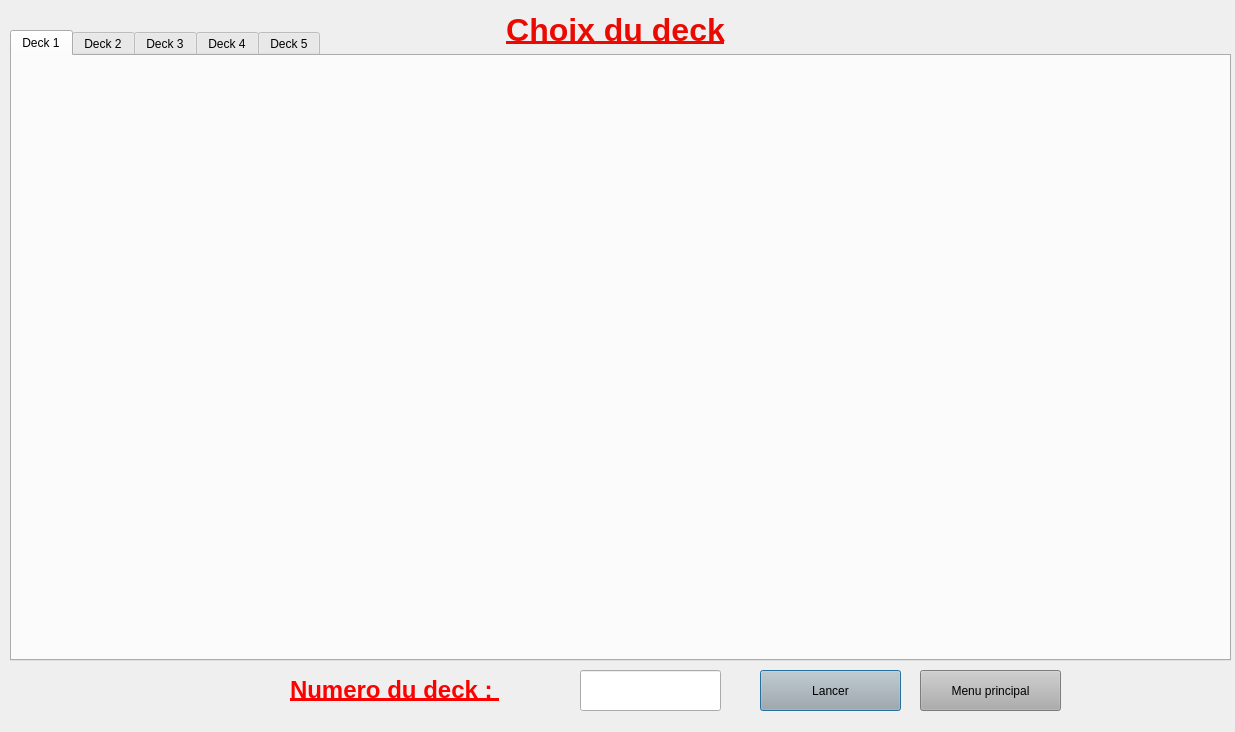
<?xml version="1.0" encoding="UTF-8"?>
<ui version="4.0">
 <class>choseDeckDialog</class>
 <widget class="QDialog" name="choseDeckDialog">
  <property name="geometry">
   <rect>
    <x>0</x>
    <y>0</y>
    <width>1235</width>
    <height>732</height>
   </rect>
  </property>
  <property name="windowTitle">
   <string>Choix du deck</string>
  </property>
  <property name="windowIcon">
   <iconset>
    <normaloff>img/wizardPokerLogo.png</normaloff>img/wizardPokerLogo.png</iconset>
  </property>
  <property name="styleSheet">
   <string notr="true">background: url(:/img/img/menuBg.png)</string>
  </property>
  <widget class="QLabel" name="label">
   <property name="geometry">
    <rect>
     <x>0</x>
     <y>0</y>
     <width>1231</width>
     <height>61</height>
    </rect>
   </property>
   <property name="styleSheet">
    <string notr="true">background: transparent</string>
   </property>
   <property name="text">
    <string>&lt;html&gt;&lt;head/&gt;&lt;body&gt;&lt;p align=&quot;center&quot;&gt;&lt;span style=&quot; font-size:24pt; font-weight:600; text-decoration: underline; color:#eb0901;&quot;&gt;Choix du deck&lt;/span&gt;&lt;/p&gt;&lt;/body&gt;&lt;/html&gt;</string>
   </property>
  </widget>
  <widget class="QLineEdit" name="chosenDeck">
   <property name="geometry">
    <rect>
     <x>580</x>
     <y>670</y>
     <width>141</width>
     <height>41</height>
    </rect>
   </property>
  </widget>
  <widget class="QLabel" name="label_12">
   <property name="geometry">
    <rect>
     <x>290</x>
     <y>670</y>
     <width>251</width>
     <height>41</height>
    </rect>
   </property>
   <property name="styleSheet">
    <string notr="true">background: transparent</string>
   </property>
   <property name="text">
    <string>&lt;html&gt;&lt;head/&gt;&lt;body&gt;&lt;p&gt;&lt;span style=&quot; font-size:18pt; font-weight:600; text-decoration: underline; color:#ff0000;&quot;&gt;Numero du deck : &lt;/span&gt;&lt;/p&gt;&lt;/body&gt;&lt;/html&gt;</string>
   </property>
  </widget>
  <widget class="QPushButton" name="lancerButton">
   <property name="geometry">
    <rect>
     <x>760</x>
     <y>670</y>
     <width>141</width>
     <height>41</height>
    </rect>
   </property>
   <property name="styleSheet">
    <string notr="true">background: rgb(173, 173, 173)</string>
   </property>
   <property name="text">
    <string>Lancer</string>
   </property>
  </widget>
  <widget class="QTabWidget" name="tabWidget">
   <property name="geometry">
    <rect>
     <x>10</x>
     <y>30</y>
     <width>1221</width>
     <height>631</height>
    </rect>
   </property>
   <property name="currentIndex">
    <number>0</number>
   </property>
   <widget class="QWidget" name="tab">
    <attribute name="title">
     <string>Deck 1</string>
    </attribute>
    <layout class="QVBoxLayout" name="verticalLayout">
     <item>
      <layout class="QHBoxLayout" name="up1"/>
     </item>
     <item>
      <layout class="QHBoxLayout" name="mid1"/>
     </item>
     <item>
      <layout class="QHBoxLayout" name="down1"/>
     </item>
    </layout>
   </widget>
   <widget class="QWidget" name="tab_2">
    <attribute name="title">
     <string>Deck 2</string>
    </attribute>
    <layout class="QVBoxLayout" name="verticalLayout_2">
     <item>
      <layout class="QHBoxLayout" name="up2"/>
     </item>
     <item>
      <layout class="QHBoxLayout" name="down2"/>
     </item>
     <item>
      <layout class="QHBoxLayout" name="mid2"/>
     </item>
    </layout>
   </widget>
   <widget class="QWidget" name="tab_3">
    <attribute name="title">
     <string>Deck 3</string>
    </attribute>
    <layout class="QVBoxLayout" name="verticalLayout_3">
     <item>
      <layout class="QHBoxLayout" name="up3"/>
     </item>
     <item>
      <layout class="QHBoxLayout" name="down3"/>
     </item>
     <item>
      <layout class="QHBoxLayout" name="mid3"/>
     </item>
    </layout>
   </widget>
   <widget class="QWidget" name="tab_4">
    <attribute name="title">
     <string>Deck 4</string>
    </attribute>
    <layout class="QVBoxLayout" name="verticalLayout_4">
     <item>
      <layout class="QHBoxLayout" name="up4"/>
     </item>
     <item>
      <layout class="QHBoxLayout" name="down4"/>
     </item>
     <item>
      <layout class="QHBoxLayout" name="mid4"/>
     </item>
    </layout>
   </widget>
   <widget class="QWidget" name="tab_5">
    <attribute name="title">
     <string>Deck 5</string>
    </attribute>
    <layout class="QVBoxLayout" name="verticalLayout_5">
     <item>
      <layout class="QHBoxLayout" name="up5"/>
     </item>
     <item>
      <layout class="QHBoxLayout" name="down5"/>
     </item>
     <item>
      <layout class="QHBoxLayout" name="mid5"/>
     </item>
    </layout>
   </widget>
  </widget>
  <widget class="QPushButton" name="lancerButton_2">
   <property name="geometry">
    <rect>
     <x>920</x>
     <y>670</y>
     <width>141</width>
     <height>41</height>
    </rect>
   </property>
   <property name="styleSheet">
    <string notr="true">background: rgb(173, 173, 173)</string>
   </property>
   <property name="text">
    <string>Menu principal</string>
   </property>
  </widget>
 </widget>
 <resources/>
 <connections/>
</ui>
